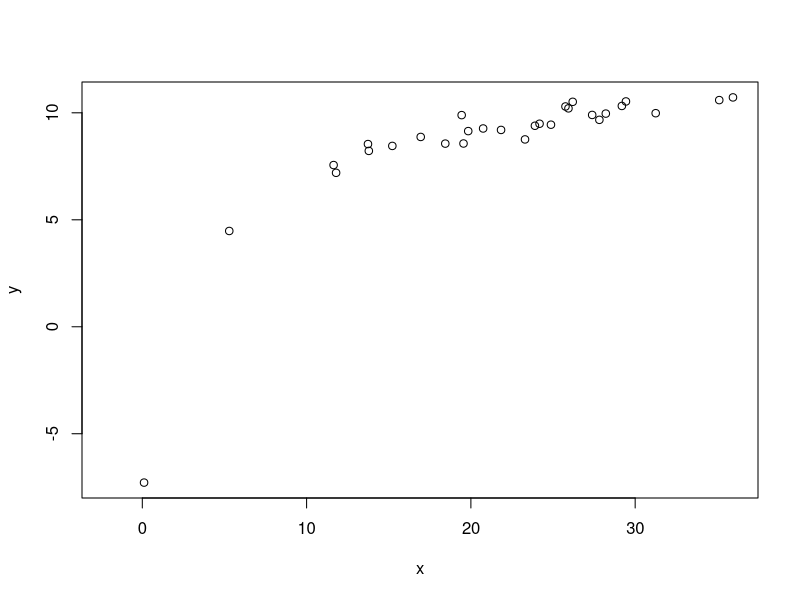
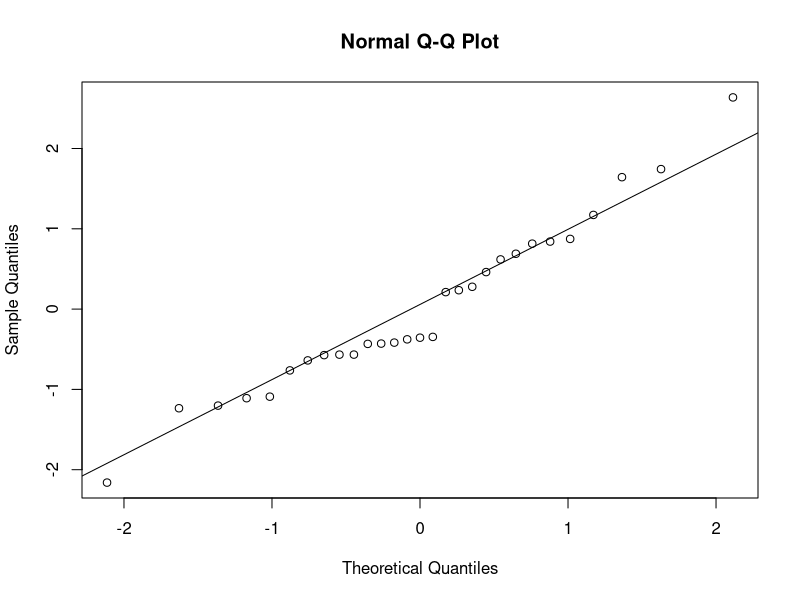
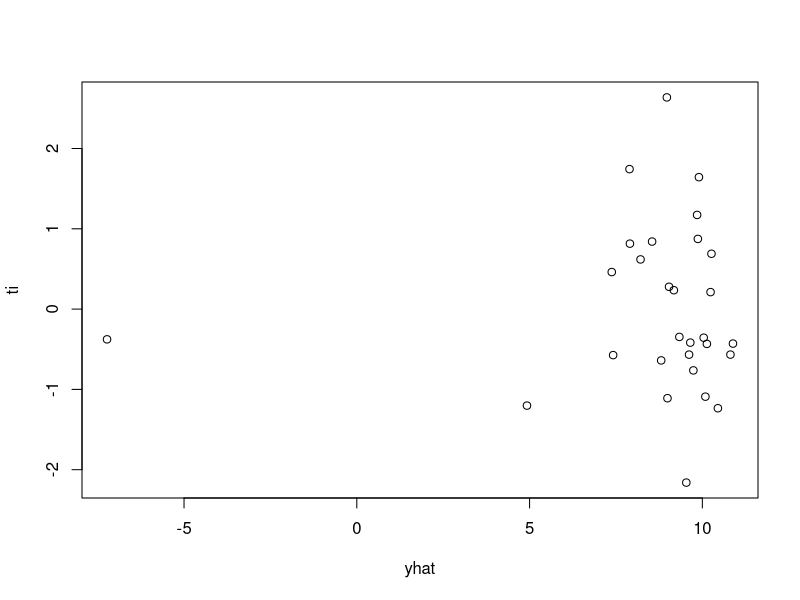
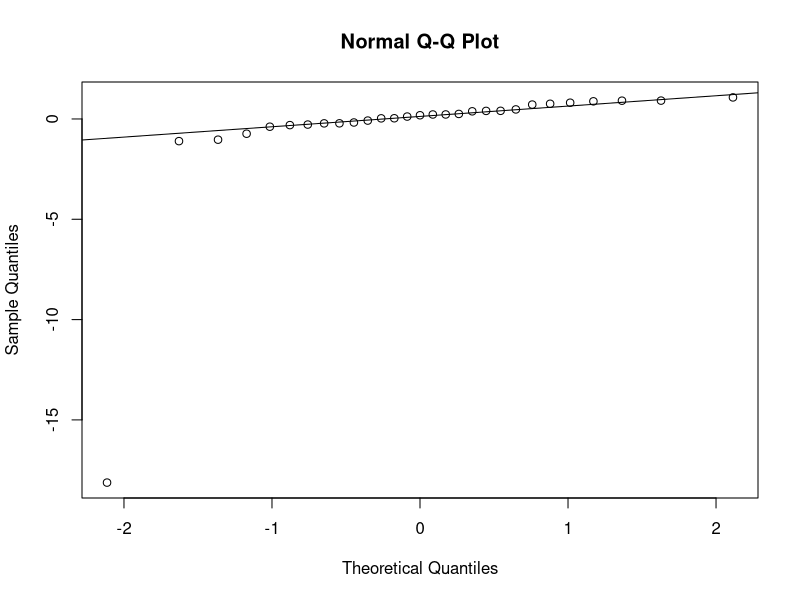
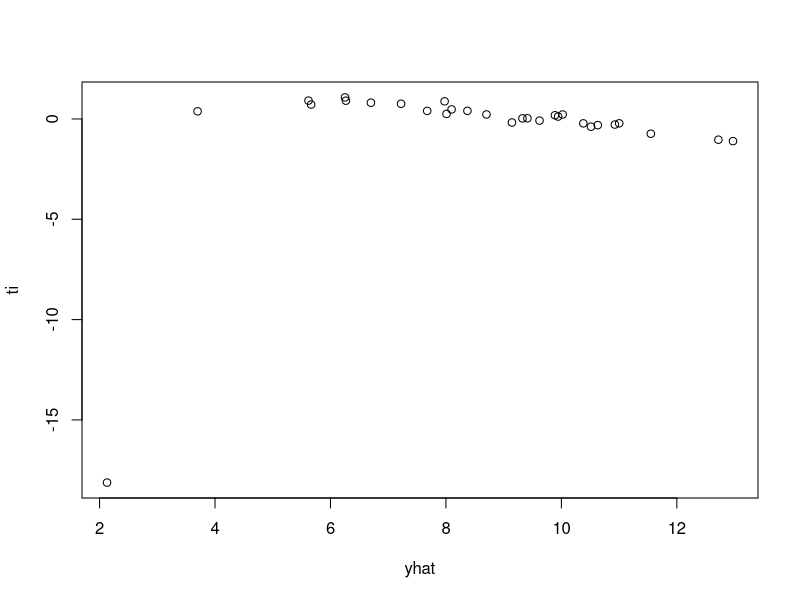
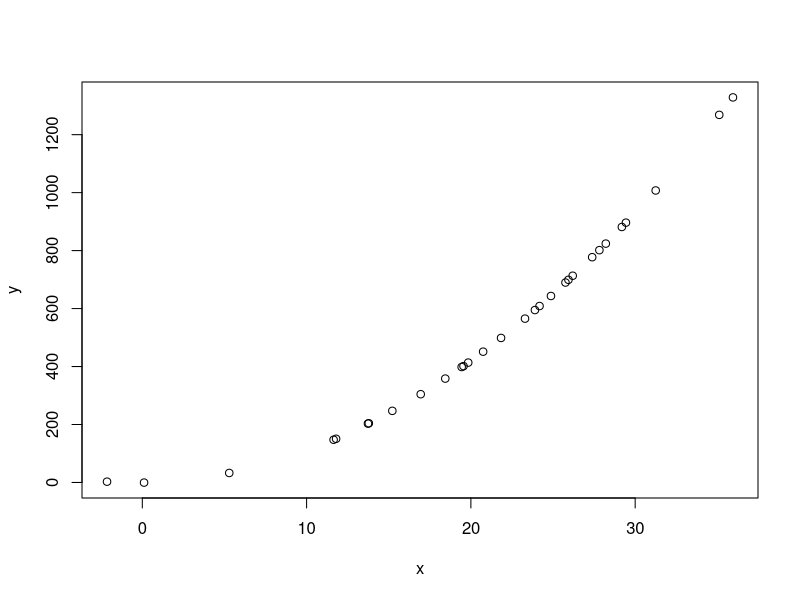
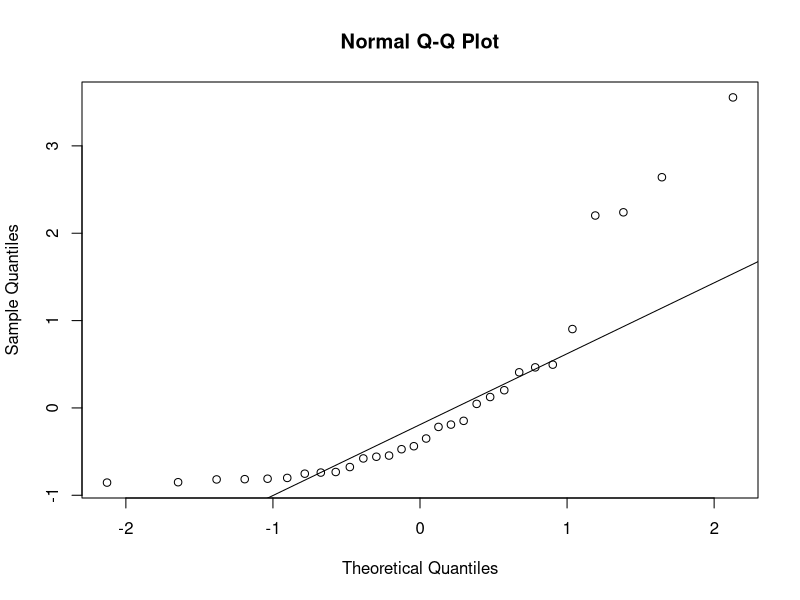
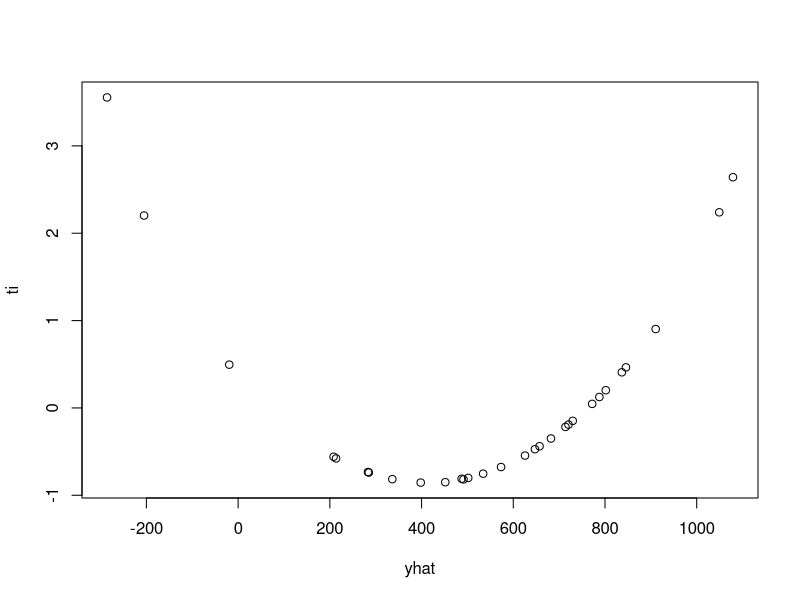

Recreate these plots in R, in order.
###########################
#                         #
#   Team Assignment 6     #
#                         #
###########################

## Please submit one set of answers per team.                    ##
## Your answers may be submitted as an annotated R file.         ##
## Please submit your plots in one PDF as a separate attachment. ##
###################################################################


#################
## Question 1: ##
#################

# For each part of this problem, you are to create (or find) a data set with about 30 observations 
# that is suitable for simple linear regression and satisfies the given specifications. If it is 
# not possible, explain why it is not possible. For each part, include a plot that shows the 
# interesting points.
#
#   (a) The data set has a point that is identified by all of the leverage and influential point
#       diagnostics -- hat matrix diagonal, Cook's D, DFBETAS, and DFFITS.
#   (b) The data set has a point that is identified by Cook's D but not by DFBETAS.
#   (c) The data set has a point that is identified by DFBETAS but not by Cook's D.
#   (d) The data set has a point that is identified by DFBETAS but not by DFFITS.
#   (e) The data set has a point that is identified by DFBETAS and DFFITS but not by the hat matrix
#       diagonal.
#   (f) The data set has a point that is identified by the hat matrix diagonal and DFFITS but not 
#       by Cook's D.


#################
## Question 2: ##
#################

# For each part of this problem, you are to create (or find) a data set with about 30 observations 
# that has a nonlinear relationship, but is suitable for simple linear regression with some 
# modifications and satisfies the given specifications. For each part, include at least a scatterplot 
# of the data and explain your criteria for assessing performance.
#
#   (a) The linear model using a transformed explanatory variable outperforms the model using the
#       quadratric term of the explanatory variable.


# transformed model

set.seed(1)
x <- rnorm(30, 20, 10)
slope <- 3
intercept <- 0
error <- rnorm(30, 0, 0.5)
y <- intercept + slope*log(x) + error

plot(x,y)

model1 <- lm(y~ log(x))

summary(model1)

# R square is 0.99

qqnorm(rstudent(model1))
qqline(rstudent(model1))

ti<-rstudent(model1)
yhat <- fitted(model1)
plot(yhat,ti)

# Scatter plot shows log relationship. R square is very high. Residuals plots look great

model2 <- lm(y~ x + x^2)

summary(model2)

# R square is 0.56

qqnorm(rstudent(model2))
qqline(rstudent(model2))

ti<-rstudent(model2)
yhat <- fitted(model2)
plot(yhat,ti)

# R square is quite low. 

#   (b) The linear model using the quadratric term of the explanatory variable outperforms the model 
#       using a transformed explanatory variable.

set.seed(1)
x <- rnorm(30, 20, 10)
slope <- 3
intercept <- 0
error <- rnorm(30, 0, 0.5)
y <- intercept + x + x^2 + error

plot(x,y)

model1 <- lm(y~ x + x^2)

summary(model1)

# R square is 0.90

qqnorm(rstudent(model1))
qqline(rstudent(model1))

ti<-rstudent(model1)
yhat <- fitted(model1)
plot(yhat,ti)

# The errors show an ideal quadratic pattern

model2 <- lm(y~ log(x))

summary(model2)

# R square is just 0.34

qqnorm(rstudent(model2))
qqline(rstudent(model2))

ti<-rstudent(model2)
yhat <- fitted(model2)
plot(yhat,ti)

# clearly the quadratic model is better

#   (c) The linear model using a transformed explanatory variable and the model using the quadratric 
#       term of the explanatory variable perform equally well.

set.seed(1)
x <- rnorm(30, 15, 2)
slope <- 3
intercept <- 0
error <- rnorm(30, 0, 0.5)
y <- intercept + log(x) + x^2 + error

plot(x,y)

model1 <- lm(y~ log(x))

summary(model1)

qqnorm(rstudent(model1))
qqline(rstudent(model1))

ti<-rstudent(model1)
yhat <- fitted(model1)
plot(yhat,ti)

# R square is 0.98

model2 <- lm(y~ x^2)

summary(model2)

# R square is 0.99

qqnorm(rstudent(model2))
qqline(rstudent(model2))

ti<-rstudent(model2)
yhat <- fitted(model2)
plot(yhat,ti)

# even the residuals plots look very similar
